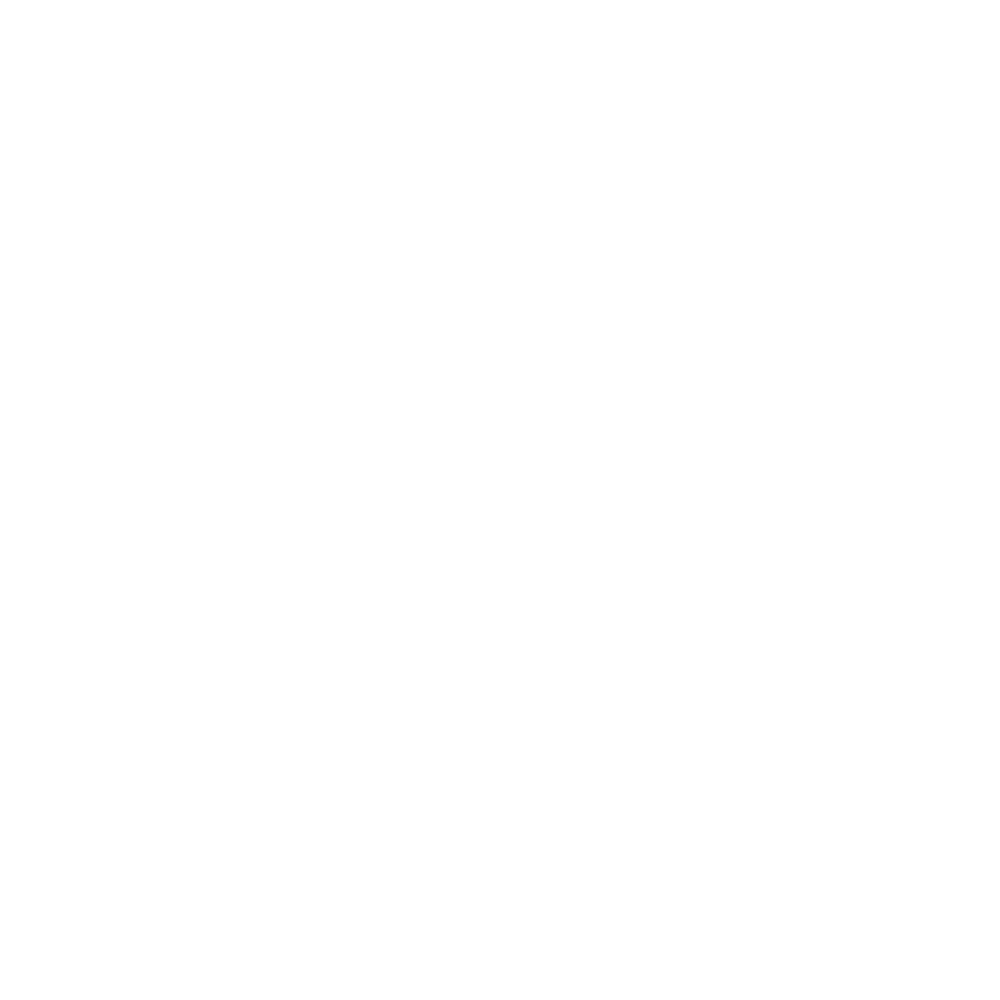
Frame 1 (no input)
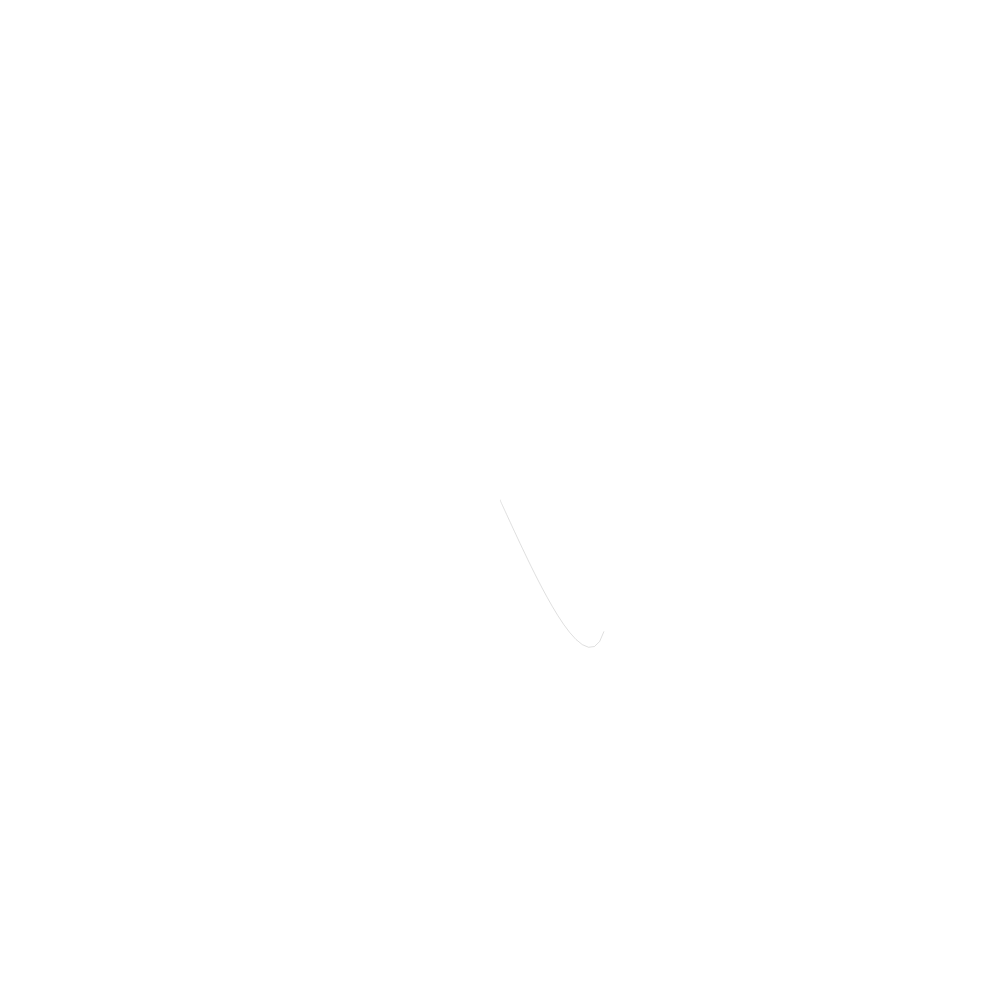
Frame 60 (no input)
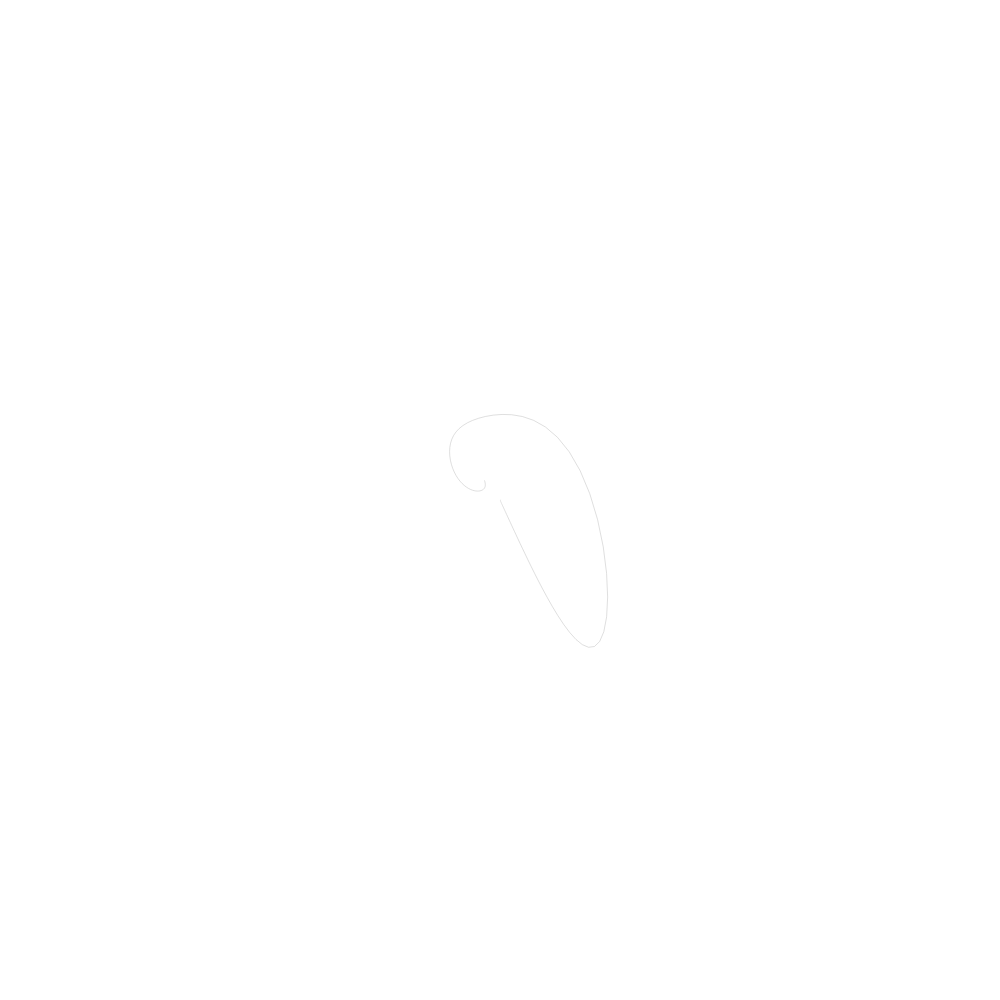
Frame 120 (the mouse pressed at the canvas centre since frame 60)

The p5.js sketch that drew these frames (run headless with seeded random() and noise() and a simulated clock; from frame 60 on, the mouse is pressed at the canvas centre):

// p5.js sketch
// ── sketch.js
var x;
var y;
var z;
var a;
var b;
var c;
var points;
var canvasSize;
function setup() {
  colorMode(HSB);
  x = 0.1;
  y = 0;
  z = 0;
  a = 10;
  b = 28;
  c = 8.0/3.0;
  points = [];
  canvasSize = 1000;
  createCanvas(canvasSize,canvasSize);
}

function draw() {
  background(255);
  var dt = 0.01;
  var dx = (a * ( y - x )) * dt;
  var dy = (x * ( b - z ) - y) * dt;
  var dz = (x * y - c * z) * dt;
  x = x + dx;
  y = y + dy;
  z = z + dz;
  var array = [x,y];
  translate(canvasSize/2,canvasSize/2);
  scale(5);
  points.push(array);
  beginShape();
  for (var i = 0; i < points.length; i++) {
    noFill();
    stroke(75)
    strokeWeight(.1);
    tmp = points[i];
    vertex(tmp[0],tmp[1]);
  
    
  }
  endShape();
  //console.log(points);
  
}
